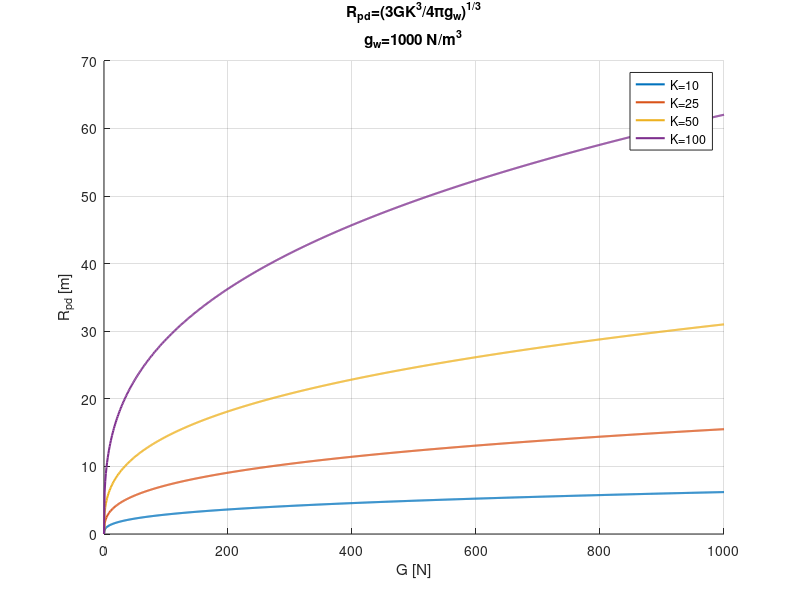

The MATLAB script that drew this image:
%% 
% $R_{pd}$ in function of warhead  weight
% 
% $$R_{pd} =\sqrt[3]{G\frac{K^3 }{\frac{4}{3}\pi g_w }}\ \$$

gw=1000;
G=linspace(0,1000,1000);
K=[10 25 50 100];

figure
hold on
grid on
xlabel('G [N]')
ylabel('R_p_d [m]')
title({'R_p_d=(3GK^3/4πg_w)^{1/3}','g_w=1000 N/m^3'})
for i=1:length(K)
    R=(G.*K(i).^3/(4/3*pi*gw)).^(1/3);
    plot(G,R,'LineWidth',1.5)
end
legend('K=10','K=25','K=50','K=100')